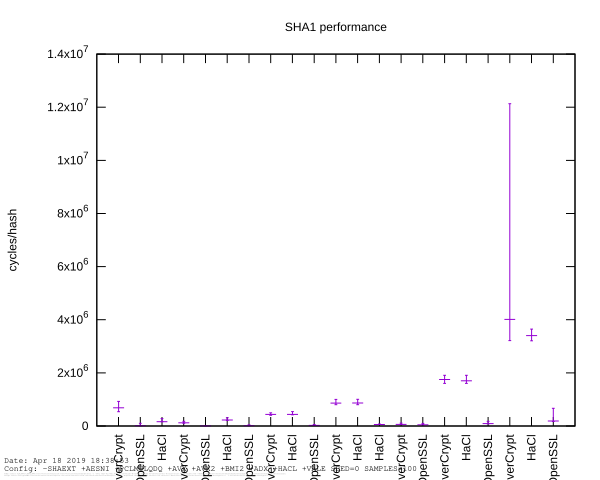

The script that saved this image:
set terminal svg
set title "SHA1 performance"
set label "Date: ".strftime("%b %d %Y %H:%M:%S", time(0)) at character .5, 1.1 font "Courier,8"
set label "Config: -SHAEXT +AESNI +PCLMULQDQ +AVX +AVX2 +BMI2 +ADX +HACL +VALE SEED=0 SAMPLES=100" at character .5, .65 font "Courier,8"
set label "EverCrypt: /usr/bin/cc -Devercrypt\\_EXPORTS -I/mnt/e/everest/latest/hacl-star/dist/compact-c89 -I/mnt/e/everest/latest/kremlin/include -I/mnt/e/everest/latest/kremlin/kremlib/dist/generic  -g -fPIC   -Wno-parentheses -std=gnu11 -march=native -mtune=native -fPIC -fstack-check -o CMakeFiles/evercrypt.dir/mnt/e/everest/latest/hacl-star/dist/compact-c89/EverCrypt\\_Error.c.o   -c /mnt/e/everest/latest/hacl-star/dist/compact-c89/EverCrypt\\_Error.c" at character .5, .25 font "Courier,1"
set label "KreMLib: /usr/bin/cc -D\\_BSD\\_SOURCE -D\\_DEFAULT\\_SOURCE -I/mnt/e/everest/latest/kremlin/include -I/mnt/e/everest/latest/kremlin/kremlib/dist/generic  -g   -std=c11 -fwrapv -Wall -Wextra -Werror -Wno-unused-variable -Wno-unused-but-set-variable -Wno-unknown-warning-option -Wno-infinite-recursion -Wno-unused-parameter -fPIC -o CMakeFiles/kremlib.dir/mnt/e/everest/latest/kremlin/kremlib/dist/generic/prims.c.o   -c /mnt/e/everest/latest/kremlin/kremlib/dist/generic/prims.c" at character .5, .35 font "Courier,1"
set datafile separator "," 
set datafile commentschars "//" 
set xtics rotate 
set boxwidth 0.5 
set style fill solid
set bmargin 3
set key off
set ylabel "cycles/hash"
set output 'bench_hash_SHA1_candlesticks.svg'
set xrange[0:21+1]
plot 'bench_hash_SHA1.csv' using 0:5:6:7:5:xticlabels(1) with candlesticks whiskerbars .25
